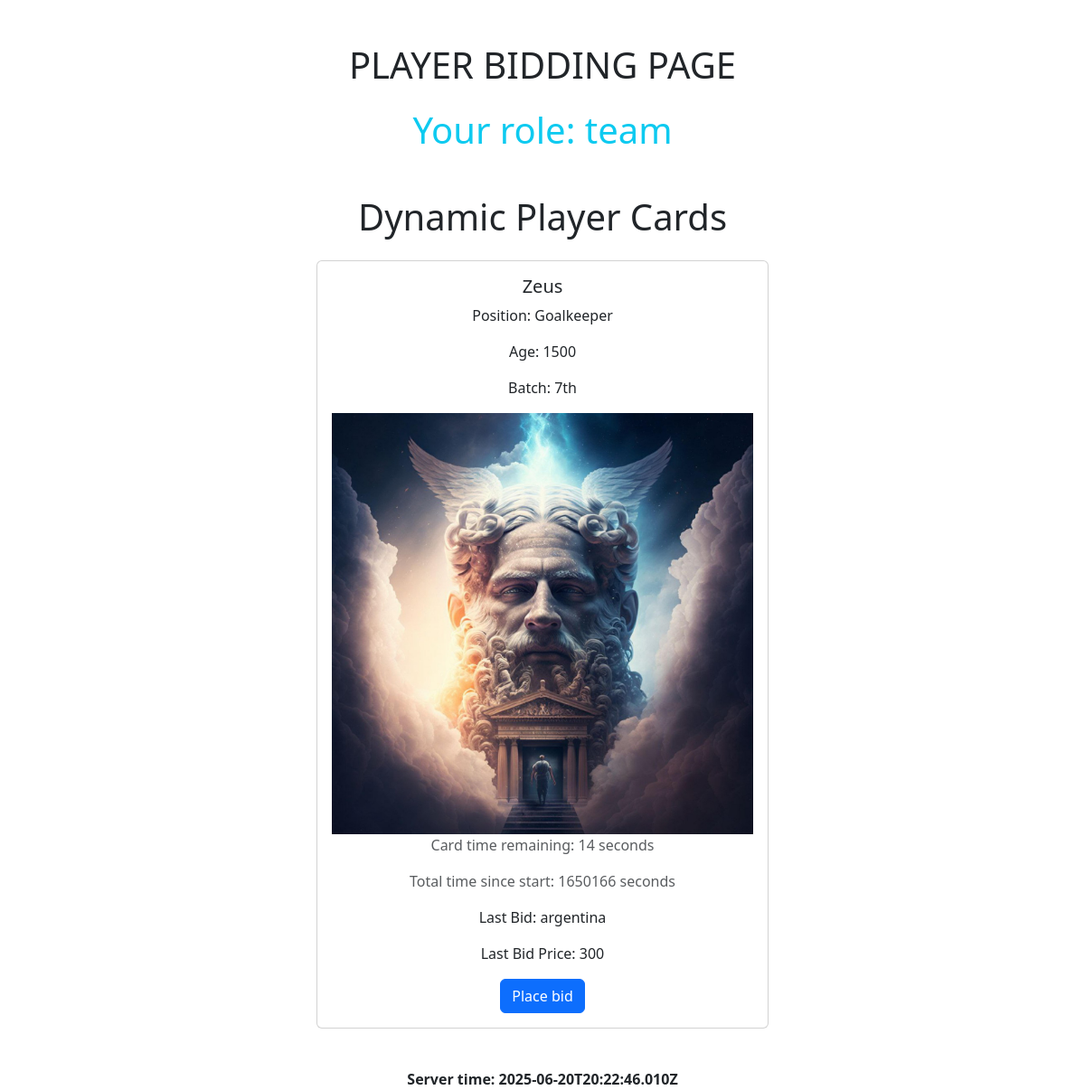
/bidding/ (signed in), run on the app's committed database.
### CPL/models.py (models this page shows)
class CustomUser(AbstractUser):
    ROLE_CHOICES = (
        ('player', 'Player'),
        ('team', 'Team'),
        ('authority', 'Authority'),
    )
    role = models.CharField(max_length=20, choices=ROLE_CHOICES)

### player/models.py (models this page shows, shortened)
class Player(models.Model):
    POSITION_CHOICES = [
        ('Midfielder', 'Midfielder'),
        ('Goalkeeper', 'Goalkeeper'),
        ('Forward', 'Forward'),
        ('Defender', 'Defender'),
    ]
    user = models.ForeignKey(settings.AUTH_USER_MODEL, on_delete=models.CASCADE)
    name = models.CharField(max_length=100)
    age = models.IntegerField()
    playing_position = models.CharField(max_length=20, choices=POSITION_CHOICES)
    batch = models.CharField(max_length=10)
    contact_number = models.CharField(max_length=15, blank=True, null=True)
    profile_picture = models.ImageField(upload_to='profile_pics/', blank=True, null=True)
    assigned_team = models.CharField(max_length=100, default="Not bought yet")
    registered_at = models.DateTimeField(auto_now_add=True)
    price = models.IntegerField(default=100)
    current_price = models.IntegerField(default=0)
    CATEGORY_CHOICES = [
        ('A', 'Category A'),
        ('B', 'Category B'),
        ('C', 'Category C'),
    ]
    player_class = models.CharField(max_length=1, choices=CATEGORY_CHOICES, blank=True, null=True)

### bidding/views.py (the view)
# urls.py: path('', views.bidding_page, name='bidding_page'),
def bidding_page(request):
    players = Player.objects.all().order_by('id')  # or any specific order
    context = {
        'players': players,
        'start_time': START_TIME,
        'current_server_time': now().isoformat(),
    }
    return render(request, 'bidding/home.html', context)

### templates/bidding/home.html (shortened to what this page needs)
<!DOCTYPE html>
<html lang="en">
<head>
  <link href="https://cdn.jsdelivr.net/npm/bootstrap@5.3.0-alpha1/dist/css/bootstrap.min.css" rel="stylesheet" />
  <link href="https://cdn.jsdelivr.net/npm/bootstrap@5.3.0-alpha1/dist/css/bootstrap.min.css" rel="stylesheet"/>
</head>
<body>
  <div class="container mt-5">
    <h1 class="text-center mb-4">PLAYER BIDDING PAGE</h1>
  <h1 class="text-center text-info">
    {% if user.is_authenticated %}
      Your role: {{ user.role }}
    {% else %}
      You are not logged in.
    {% endif %}
  </h1>
  <div class="container mt-5">
    <h1 class="text-center mb-4">Dynamic Player Cards</h1>
    <div id="cards-container" class="card-wrapper">
      {% for player in players %}
      <div class="card-container card mb-4" id="card-{{ forloop.counter0 }}" data-player-id="{{ player.id }}">
        <div class="card-body text-center">
          <h5 class="card-title">{{ player.name }}</h5>
          <p class="card-text">Position: {{ player.get_playing_position_display }}</p>
          <p class="card-text">Age: {{ player.age }}</p>
          <p class="card-text">Batch: {{ player.batch }}</p>
          {% if player.profile_picture %}
            <img src="{{ player.profile_picture.url }}" alt="Profile Picture" class="img-fluid" />
          {% else %}
            <p>No profile picture</p>
          {% endif %}
          <p class="text-muted">Card time remaining: <span class="timer">20</span> seconds</p>
          <p class="text-muted">Total time since start: <span class="elapsed">0</span> seconds</p>
          <p id="assigned-team-{{ player.id }}" class="card-text">Last Bid: {{ player.assigned_team }}</p>
          <p id="price-{{ player.id }}" class="card-text">Last Bid Price: {{ player.price }}</p>
          {% if user.is_authenticated and user.role == 'team' %}
          <button class="btn btn-primary" onclick="placeBid({{ player.id }})">Place bid</button>
          {% endif %}
        </div>
      </div>
      {% endfor %}
    </div>
    <div id="server-time">
      Server time: <span id="server-time-span">{{ current_server_time }}</span>
    </div>
  </div>
</body>
</html>

### templates/bidding/home.html (style rules this page uses)
.card-wrapper { display: none; justify-content: center; flex-wrap: wrap; }
.card-container { max-width: 500px; width: 100%; }
.card img { width: 100%; aspect-ratio: 1 / 1; object-fit: cover; }
#server-time { font-size: 1rem; font-weight: bold; text-align: center; margin-top: 20px; }

### data on the page
CustomUser: role "team"
Player: name "Zeus", playing_position "Goalkeeper", age "1500", batch "7th", profile_picture (picture), assigned_team "argentina", price "300"
